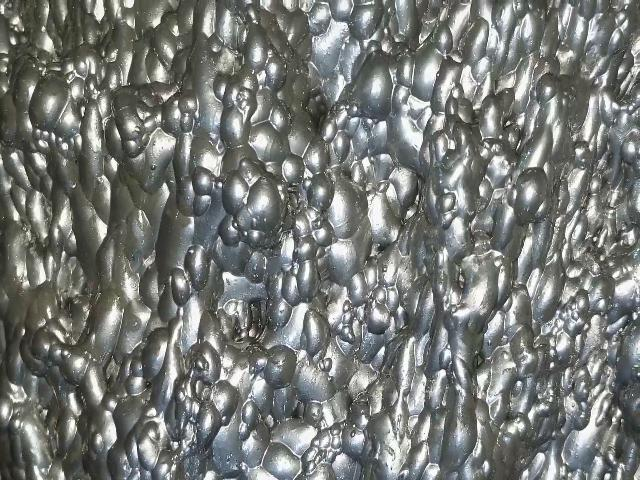
#> input picture test_froth.jpg, 640 x 480 px, given in place of 101?tcp, which was not available
$ python check_images_quality.py   (older library calls are emulated)
#> lines starting #> are read from the running program, lines starting #| are printed output that depends on the picture; pictures that were not available may be replaced by others from this repository, and a replacement may not be noted
import cv2
import time
import os
import numpy as np
from scipy import ndimage

# 替换为你的相机RTSP地址
rtsp_url = "rtsp://admin:fkqxk010@192.168.1.101:554/Streaming/Channels/101?tcp"

# 抽帧参数设置
save_interval = 5  # 抽帧时间间隔（秒）
base_save_dir = "./data/extracted_frames_check"

# 图像质量检测参数
MIN_VARIANCE = 20.0  # 最小方差阈值（检测模糊）
MIN_BRIGHTNESS = 15  # 最小亮度阈值
MAX_BRIGHTNESS = 245  # 最大亮度阈值

# 损坏检测参数
MAX_CONSECUTIVE_BAD_FRAMES = 5  # 最大连续损坏帧数
SAVE_CORRUPTED_FOR_ANALYSIS = True  # 是否保存损坏帧用于分析
CORRUPTED_FRAMES_DIR = "./data/corrupted_frames"  # 损坏帧保存目录

# -------- 裁剪配置 --------
crop_enabled = True
crop_coords = (1200, 300, 1600, 1200)


# ------------------------------------


def connect_camera(rtsp_url):
    """连接相机"""
    cap = cv2.VideoCapture(rtsp_url, cv2.CAP_FFMPEG)
    cap.set(cv2.CAP_PROP_BUFFERSIZE, 1)
    return cap


def is_frame_valid_basic(frame):
    """基础帧有效性检查"""
    if frame is None:
        return False, "帧为空"

    height, width = frame.shape[:2]
    if height <= 10 or width <= 10:
        return False, f"帧尺寸过小: {width}x{height}"

    if frame.size == 0:
        return False, "帧数据为空"

    return True, "基础检查通过"


def check_image_quality(frame):
    """图像质量检查"""
    try:
        # 转换为灰度图
        if len(frame.shape) == 3:
            gray = cv2.cvtColor(frame, cv2.COLOR_BGR2GRAY)
        else:
            gray = frame

        # 检查方差（模糊检测）
        variance = cv2.Laplacian(gray, cv2.CV_64F).var()
        if variance < MIN_VARIANCE:
            return False, f"图像模糊，方差: {variance:.2f}"

        # 检查亮度
        avg_brightness = cv2.mean(gray)[0]
        if avg_brightness < MIN_BRIGHTNESS or avg_brightness > MAX_BRIGHTNESS:
            return False, f"亮度异常: {avg_brightness:.2f}"

        return True, f"质量正常(方差: {variance:.2f}, 亮度: {avg_brightness:.2f})"

    except Exception as e:
        return False, f"质量检查出错: {str(e)}"


def detect_image_tearing(gray_frame):
    """检测图像撕裂"""
    height, width = gray_frame.shape

    # 检测水平方向的突然跳变
    row_std = np.std(gray_frame, axis=1)
    if len(row_std) > 1:
        row_diff = np.abs(np.diff(row_std))
        if np.max(row_diff) > np.mean(row_std) * 3:
            return True, "检测到水平撕裂"

    # 检测垂直线性异常
    col_std = np.std(gray_frame, axis=0)
    if len(col_std) > 1:
        col_diff = np.abs(np.diff(col_std))
        if np.max(col_diff) > np.mean(col_std) * 3:
            return True, "检测到垂直撕裂"

    # 边缘连续性分析
    edges = cv2.Canny(gray_frame, 50, 150)
    horizontal_edges = np.sum(edges, axis=1)
    edge_gaps = np.where(horizontal_edges == 0)[0]

    if len(edge_gaps) > 1:
        gap_lengths = np.diff(edge_gaps)
        if len(gap_lengths) > 0 and np.max(gap_lengths) > height * 0.1:
            return True, "检测到边缘不连续"

    return False, "无撕裂"


# [27 lines left out: function detect_compression_artifacts, not called in this run]


def calculate_texture_features(gray_frame):
    """计算纹理特征"""
    # 计算梯度特征
    grad_x = cv2.Sobel(gray_frame, cv2.CV_64F, 1, 0, ksize=3)
    grad_y = cv2.Sobel(gray_frame, cv2.CV_64F, 0, 1, ksize=3)
    gradient_magnitude = np.sqrt(grad_x ** 2 + grad_y ** 2)

    # 计算灰度直方图特征
    hist = cv2.calcHist([gray_frame], [0], None, [64], [0, 256])
    hist = hist.flatten() / hist.sum()  # 归一化
    hist_entropy = -np.sum(hist * np.log(hist + 1e-8))

    return {
        'grad_max': np.max(gradient_magnitude),
        'grad_mean': np.mean(gradient_magnitude),
        'grad_std': np.std(gradient_magnitude),
        'hist_entropy': hist_entropy
    }


def detect_texture_anomaly(gray_frame):
    """检测纹理异常"""
    try:
        features = calculate_texture_features(gray_frame)

        # 泡沫纹理的典型特征：适中的梯度值和熵值
        grad_max = features['grad_max']
        hist_entropy = features['hist_entropy']

        # 异常纹理检测规则
        anomalies = []

        # 梯度异常（过低或过高）
        if grad_max < 5:
            anomalies.append(f"梯度过低({grad_max:.2f})")
        elif grad_max > 725:
            anomalies.append(f"梯度过高({grad_max:.2f})")

        # 直方图熵异常（分布异常）
        if hist_entropy < 1.5:
            anomalies.append(f"纹理过简({hist_entropy:.2f})")
        elif hist_entropy > 5.0:
            anomalies.append(f"纹理过杂({hist_entropy:.2f})")

        if anomalies:
            return True, "纹理异常: " + ", ".join(anomalies)

        return False, f"纹理正常(梯度大值: {grad_max:.2f}, 熵: {hist_entropy:.2f})"

    except Exception as e:
        return False, f"纹理检查出错: {str(e)}"


# [29 lines left out: function detect_color_anomaly, not called in this run]


def is_frame_corrupted(frame):
    """综合检测图像是否损坏"""
    # 1. 基础检查
    is_valid, valid_msg = is_frame_valid_basic(frame)
    if not is_valid:
        return True, valid_msg

    # 2. 转换为灰度图用于后续检测
    if len(frame.shape) == 3:
        gray = cv2.cvtColor(frame, cv2.COLOR_BGR2GRAY)
    else:
        gray = frame

    # 3. 检测图像撕裂
    is_torn, tear_msg = detect_image_tearing(gray)
    if is_torn:
        return True, tear_msg

    # 4. 检测压缩伪影
    # has_artifacts, artifact_msg = detect_compression_artifacts(gray)
    # if has_artifacts:
    #     return True, artifact_msg

    # 5. 检测纹理异常
    texture_anomaly, texture_msg = detect_texture_anomaly(gray)
    if texture_anomaly:
        return True, texture_msg

    # 6. 检测色彩异常（如果是彩色图像）
    if len(frame.shape) == 3:
        color_anomaly, color_msg = detect_color_anomaly(frame)
        if color_anomaly:
            return True, color_msg

    return False, "图像完好"


def save_corrupted_frame(frame, reason):
    """保存损坏的帧用于分析"""
    if not os.path.exists(CORRUPTED_FRAMES_DIR):
        os.makedirs(CORRUPTED_FRAMES_DIR)

    timestamp = time.strftime("%Y%m%d_%H%M%S", time.localtime())
    # 清理原因字符串，移除特殊字符
    clean_reason = "".join(c if c.isalnum() else "_" for c in reason[:30])
    filename = f"corrupted_{timestamp}_{clean_reason}.jpg"
    filepath = os.path.join(CORRUPTED_FRAMES_DIR, filename)

    try:
        cv2.imwrite(filepath, frame)
        print(f"⚠ 已保存损坏样本: {filename}")
    except Exception as e:
        print(f"保存损坏样本失败: {e}")


# [32 lines left out: function safe_crop_frame, not called in this run]


def main():
    """主函数"""
    # 创建必要的目录
    os.makedirs(base_save_dir, exist_ok=True)
    if SAVE_CORRUPTED_FOR_ANALYSIS:
        os.makedirs(CORRUPTED_FRAMES_DIR, exist_ok=True)

    # 初始化变量
    last_save_time = 0
    consecutive_bad_frames = 0
    cap = None

    print("开始相机监控...")
    print(f"抽帧间隔: {save_interval}秒")
    print(f"保存目录: {base_save_dir}")
    print(f"裁剪启用: {crop_enabled}, 坐标: {crop_coords}")

    while True:
        try:
            # 连接相机（如果未连接）
            if cap is None or not cap.isOpened():
                print("正在连接相机...")
                cap = connect_camera(rtsp_url)
                if not cap.isOpened():
                    print("连接失败，5秒后重试...")
                    time.sleep(5)
                    continue
                print("相机连接成功!")
                consecutive_bad_frames = 0  # 重置计数器

            # 读取帧
            ret, frame = cap.read()
#> frame is the input picture: shape (480, 640, 3); mean B, G, R 118.6, 121.8, 119
            # frame = cv2.imread(r'D:\dataCollect\data\extracted_frames_crop\20251029\frame_20251029_000013.jpg')
            if not ret:
                print("读取帧失败，尝试重新连接...")
                cap.release()
                cap = None
                time.sleep(2)
                continue

            # 抽帧保存逻辑
            current_time = time.time()
            if current_time - last_save_time >= save_interval:
                # 检查图像质量
                is_quality_ok, quality_msg = check_image_quality(frame)
#> in check_image_quality, `variance = cv2.Laplacian(gray, cv2.CV_64F).var()`: variance = 4326.7
#> in check_image_quality, `avg_brightness = cv2.mean(gray)[0]`: avg_brightness = 120.6
#> is_quality_ok = True; quality_msg = '质量正常(方差: 4326.70, 亮度: 120.61)'

                if is_quality_ok:
                    # 检查图像是否损坏
                    is_corrupted, corrupt_msg = is_frame_corrupted(frame)
#> in is_frame_corrupted, `is_valid, valid_msg = is_frame_valid_basic(frame)`: is_valid = True; valid_msg = '基础检查通过'
#> in detect_image_tearing, `row_std = np.std(gray_frame, axis=1)`: row_std = 480 values, max 62.64 at index 314, min 42.17 at index 241, mean 53.22
#> in detect_image_tearing, `row_diff = np.abs(np.diff(row_std))`: row_diff = 479 values, max 3.95 at index 74, min 0.000443 at index 229, mean 0.92
#> in detect_image_tearing, `col_std = np.std(gray_frame, axis=0)`: col_std = 640 values, max 63.7 at index 115, min 30.4 at index 120, mean 51.05
#> in detect_image_tearing, `col_diff = np.abs(np.diff(col_std))`: col_diff = 639 values, max 12 at index 115, min 0.0108 at index 53, mean 2.03
#> in detect_image_tearing, `edges = cv2.Canny(gray_frame, 50, 150)`:
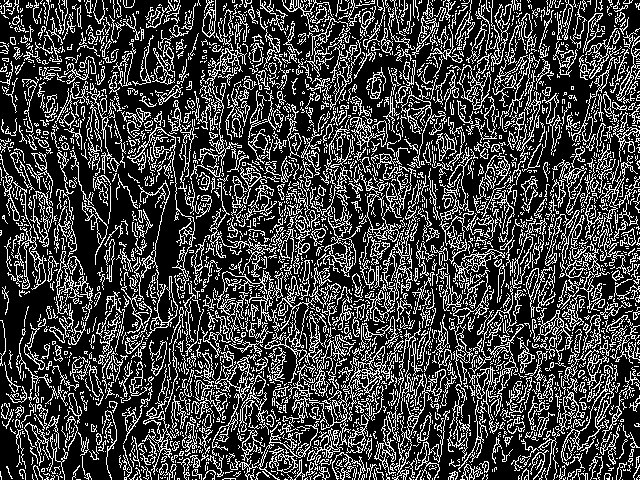
#> edges: shape (480, 640); 25.8% white in thin lines or dots
#> in detect_image_tearing, `horizontal_edges = np.sum(edges, axis=1)`: horizontal_edges = 480 values, max 54570 at index 393, min 31875 at index 2, mean 42102.1
#> in detect_image_tearing, `edge_gaps = np.where(horizontal_edges == 0)[0]`: edge_gaps = empty array
#> in is_frame_corrupted, `is_torn, tear_msg = detect_image_tearing(gray)`: is_torn = False; tear_msg = '无撕裂'
#> in calculate_texture_features, `grad_x = cv2.Sobel(gray_frame, cv2.CV_64F, 1, 0, ksize=3)`:
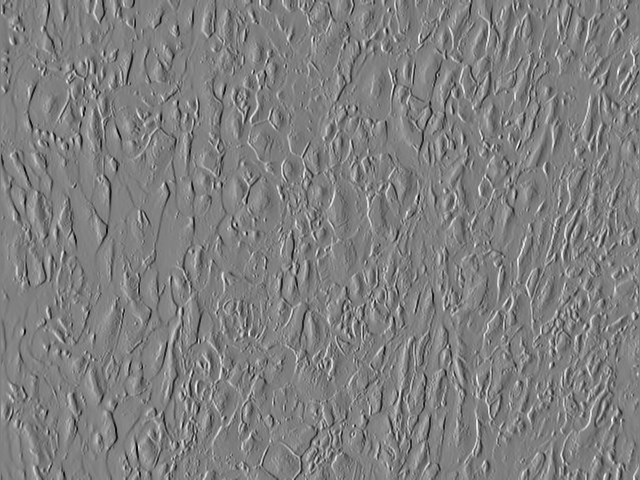
#> grad_x: shape (480, 640) float64; min -841, max 839, mean 0.6; drawn with min black and max white
#> in calculate_texture_features, `grad_y = cv2.Sobel(gray_frame, cv2.CV_64F, 0, 1, ksize=3)`:
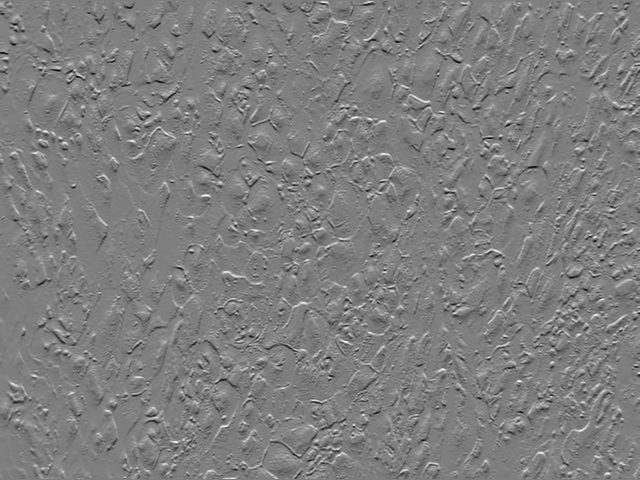
#> grad_y: shape (480, 640) float64; min -750, max 757, mean 0; drawn with min black and max white
#> in calculate_texture_features, `gradient_magnitude = np.sqrt(grad_x ** 2 + grad_y ** 2)`:
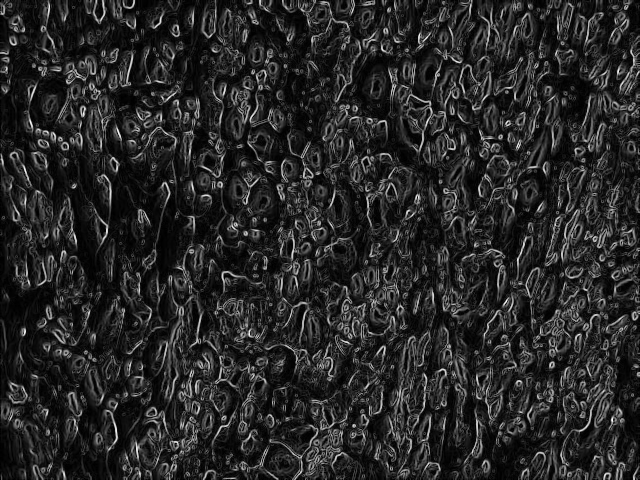
#> gradient_magnitude: shape (480, 640) float64; min 0, max 853.2, mean 133.2; drawn with min black and max white
#> in calculate_texture_features, `hist = cv2.calcHist([gray_frame], [0], None, [64], [0, 256])`: hist = 64 values, max 15694 at index 20, min 1 at index 1, mean 4800
#> in calculate_texture_features, `hist = hist.flatten() / hist.sum()`: hist = 64 values, max 0.0511 at index 20, min 3.26e-06 at index 1, mean 0.0156
#> in calculate_texture_features, `hist_entropy = -np.sum(hist * np.log(hist + 1e-8))`: hist_entropy = 3.77
#> in detect_texture_anomaly, `features = calculate_texture_features(gray_frame)`: features = {'grad_max': 853.2, 'grad_mean': 133.2, 'grad_std': 126, 'hist_entropy': 3.77}
#> in detect_texture_anomaly, `grad_max = features['grad_max']`: grad_max = 853.2
#> in detect_texture_anomaly, `hist_entropy = features['hist_entropy']`: hist_entropy = 3.77
#> in is_frame_corrupted, `texture_anomaly, texture_msg = detect_texture_anomaly(gray)`: texture_anomaly = True; texture_msg = '纹理异常: 梯度过高(853.20)'
#> is_corrupted = True; corrupt_msg = '纹理异常: 梯度过高(853.20)'

                    if not is_corrupted:
                        # 图像完好，进行保存
                        consecutive_bad_frames = 0  # 重置连续损坏计数

                        try:
                            # 裁剪处理
                            save_frame = safe_crop_frame(frame, crop_coords)

                            # 构建保存路径
                            date_str = time.strftime(
                                "%Y%m%d", time.localtime(current_time))
                            timestamp = time.strftime(
                                "%Y%m%d_%H%M%S", time.localtime(current_time))

                            date_dir = os.path.join(base_save_dir, date_str)
                            os.makedirs(date_dir, exist_ok=True)

                            frame_path = os.path.join(
                                date_dir, f"frame_{timestamp}.jpg")
                            cv2.imwrite(frame_path, save_frame)

                            crop_status = "(已裁剪)" if save_frame is not frame else "(原图)"
                            print(
                                f"✓ 已保存正常帧: {frame_path} {crop_status} - {quality_msg}")
                            last_save_time = current_time

                        except Exception as e:
                            print(f"✗ 保存帧出错: {e}")
                            last_save_time = current_time
                    else:
                        # 图像损坏
                        consecutive_bad_frames += 1
                        print(f"✗ 图像损坏，跳过保存: {corrupt_msg}")
#| ✗ 图像损坏，跳过保存: 纹理异常: 梯度过高(853.20)

                        if SAVE_CORRUPTED_FOR_ANALYSIS:
                            save_corrupted_frame(frame, corrupt_msg)

                        last_save_time = current_time
                else:
                    # 图像质量差
                    consecutive_bad_frames += 1
                    print(f"⚠ 图像质量差，跳过保存: {quality_msg}")
                    last_save_time = current_time

                # 检查连续损坏帧数，可能需要重新连接
                if consecutive_bad_frames >= MAX_CONSECUTIVE_BAD_FRAMES:
                    print(f"⚠ 连续{consecutive_bad_frames}帧损坏，重新连接相机...")
                    if cap is not None:
                        cap.release()
                        cap = None
                    consecutive_bad_frames = 0
                    time.sleep(2)

            # 短暂休眠以减少CPU占用
            time.sleep(0.01)

        except KeyboardInterrupt:
            print("\n用户中断，退出程序...")
            break
        except Exception as e:
            print(f"程序异常: {e}")
            if cap is not None:
                cap.release()
                cap = None
            time.sleep(2)

    # 清理资源
    if cap is not None:
        cap.release()
    cv2.destroyAllWindows()
    print("程序已退出")


if __name__ == "__main__":
    main()
